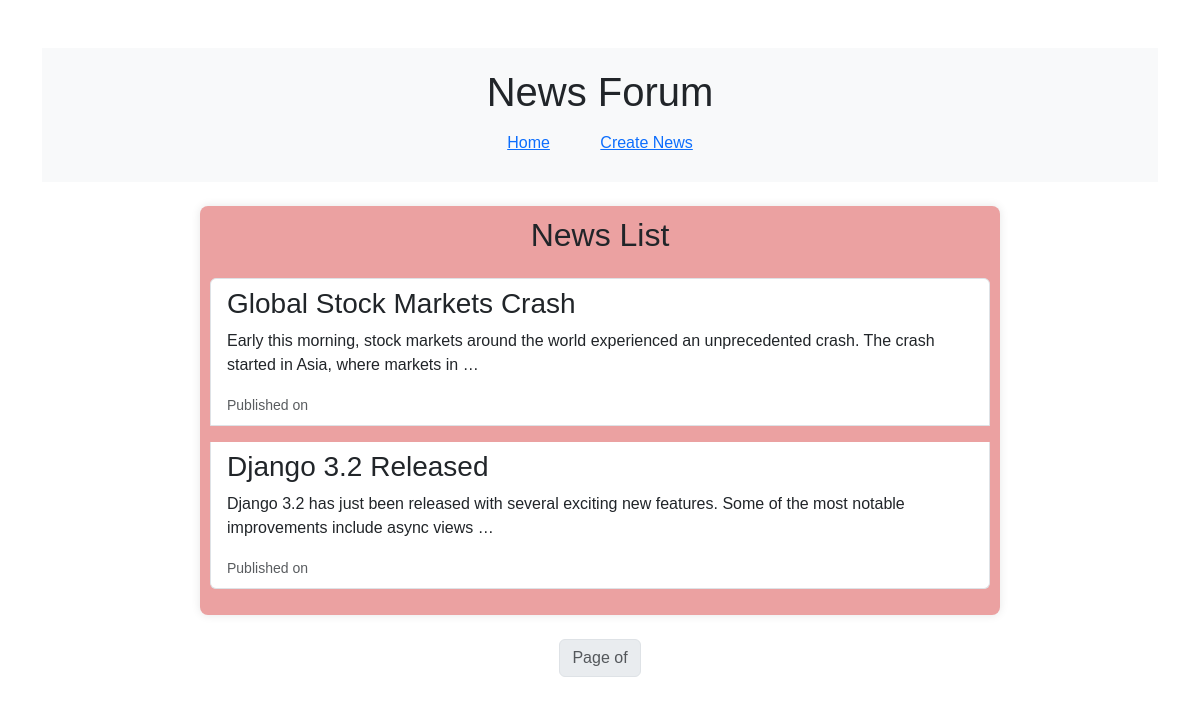
Before: / with the older database file.
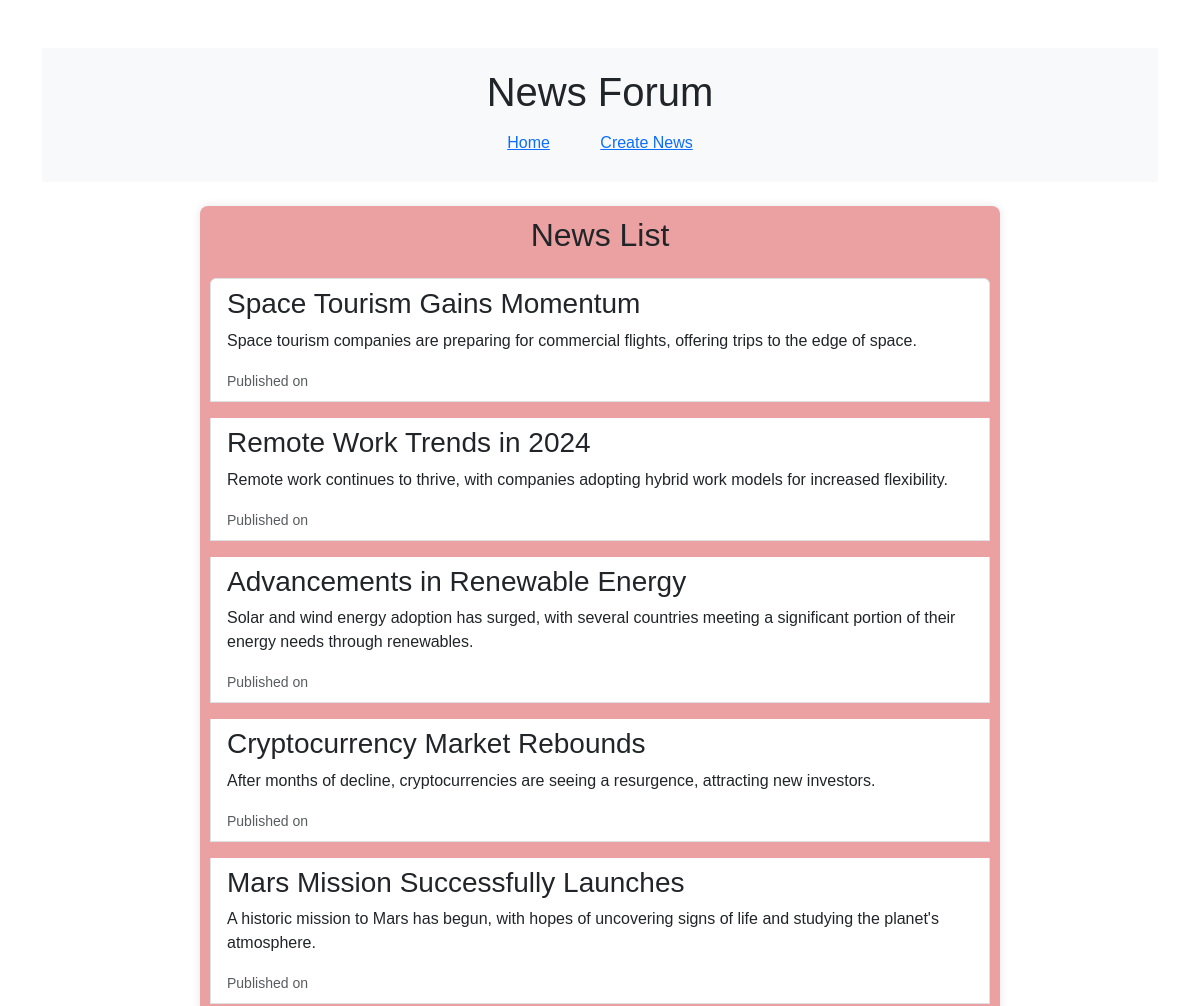
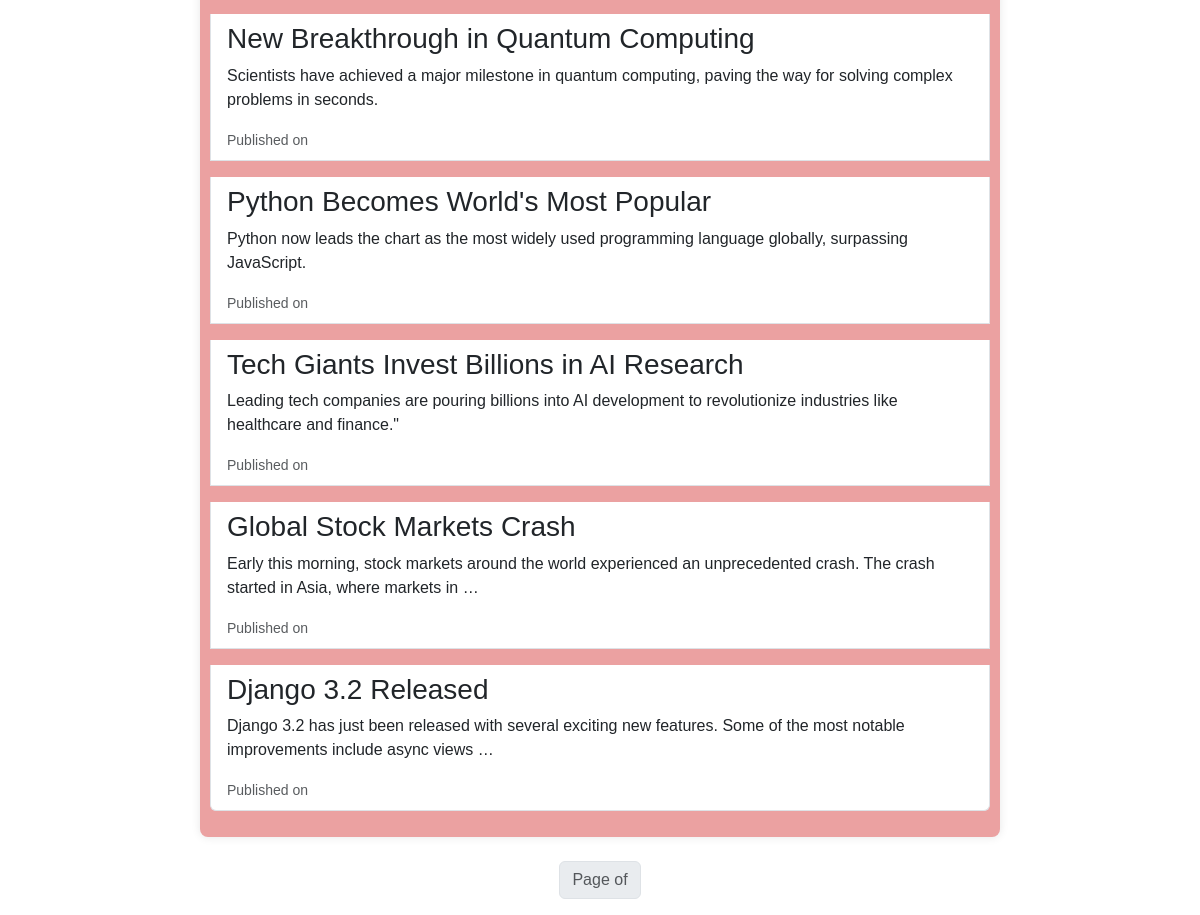
After: the same page with the newer database file (2 pictures, top to bottom).
### news/models.py (models this page shows, shortened)
class Post(models.Model):
    title = models.CharField(max_length=200)
    content = models.TextField()
    created_at = models.DateTimeField(auto_now_add=True)

### news/views.py (the view)
# urls.py: path('', views.news_list, name='news_list'),
def news_list(request):
    news_items = Post.objects.all().order_by('-created_at')
    return render(request, 'news/news_list.html',{'news_items': news_items})

### news/templates/news/news_list.html (shortened to what this page needs)
<!DOCTYPE html>
<html lang="en">
<head>
    {% load static %}
    <link href="https://cdn.jsdelivr.net/npm/bootstrap@5.3.0/dist/css/bootstrap.min.css" rel="stylesheet">
    <link rel="stylesheet" href="{% static 'css/styles.css' %}">
</head>
<body>
    <div class="container mt-5">
        <header class="mb-4">
            <h1 class="text-center">News Forum</h1>
            <nav class="text-center">
                <a href="/" class="btn btn-link">Home</a>
                <a href="/news/create/" class="btn btn-link">Create News</a>
            </nav>
        </header>
        <section>
            <h2 class="text-center mb-4">News List</h2>
            {% if news_items %}
                <ul class="list-group">
                    {% for news in news_items %}
                        <li class="list-group-item mb-3">
                            <h3>{{ news.title }}</h3>
                            <p>{{ news.content|truncatewords:20 }}</p>
                            <small class="text-muted">Published on {{ news.published_date }}</small>
                        </li>
                    {% endfor %}
                </ul>
            {% else %}
                <p class="text-center text-muted">No news articles are available yet. Check back soon!</p>
            {% endif %}
        </section>
        <div class="row mt-4">
            <div class="col-lg-8 offset-lg-2">
                <nav aria-label="Page navigation">
                    <ul class="pagination justify-content-center">
                        <li class="page-item disabled">
                            <span class="page-link">Page {{ news_items.number }} of {{ news_items.paginator.num_pages }}</span>
                        </li>
                    </ul>
                </nav>
            </div>
        </div>
    </div>
</body>
</html>

### static/css/styles.css (style rules this page uses)
body { font-family: Arial, sans-serif; margin: 0; padding: 0; }
header { background-color: #f8f9fa; padding: 20px; text-align: center; }
nav a { margin: 0 10px; text-decoration: none; color: #eb4; }
section { margin: 20px auto; max-width: 800px; padding: 10px; background: #eba1a1; border-radius: 8px; box-shadow: 0 0 10px rgba(0, 0, 0, 0.1); }

Changed rows visible on the page:
added Post: title "Space Tourism Gains Momentum", content "Space tourism companies are preparing for commercial flights, offering trips to the edge of space."
added Post: title "Remote Work Trends in 2024", content "Remote work continues to thrive, with companies adopting hybrid work models for increased flexibility."
added Post: title "Advancements in Renewable Energy", content "Solar and wind energy adoption has surged, with several countries meeting a significant portion of their energy needs through renewables."
added Post: title "Cryptocurrency Market Rebounds", content "After months of decline, cryptocurrencies are seeing a resurgence, attracting new investors."
added Post: title "Mars Mission Successfully Launches", content "A historic mission to Mars has begun, with hopes of uncovering signs of life and studying the planet's atmosphere."
added Post: title "New Breakthrough in Quantum Computing", content "Scientists have achieved a major milestone in quantum computing, paving the way for solving complex problems in seconds."
added Post: title "Python Becomes World's Most Popular", content "Python now leads the chart as the most widely used programming language globally, surpassing JavaScript."
added Post: title "Tech Giants Invest Billions in AI Research", content "Leading tech companies are pouring billions into AI development to revolutionize industries like healthcare and finance.\""
